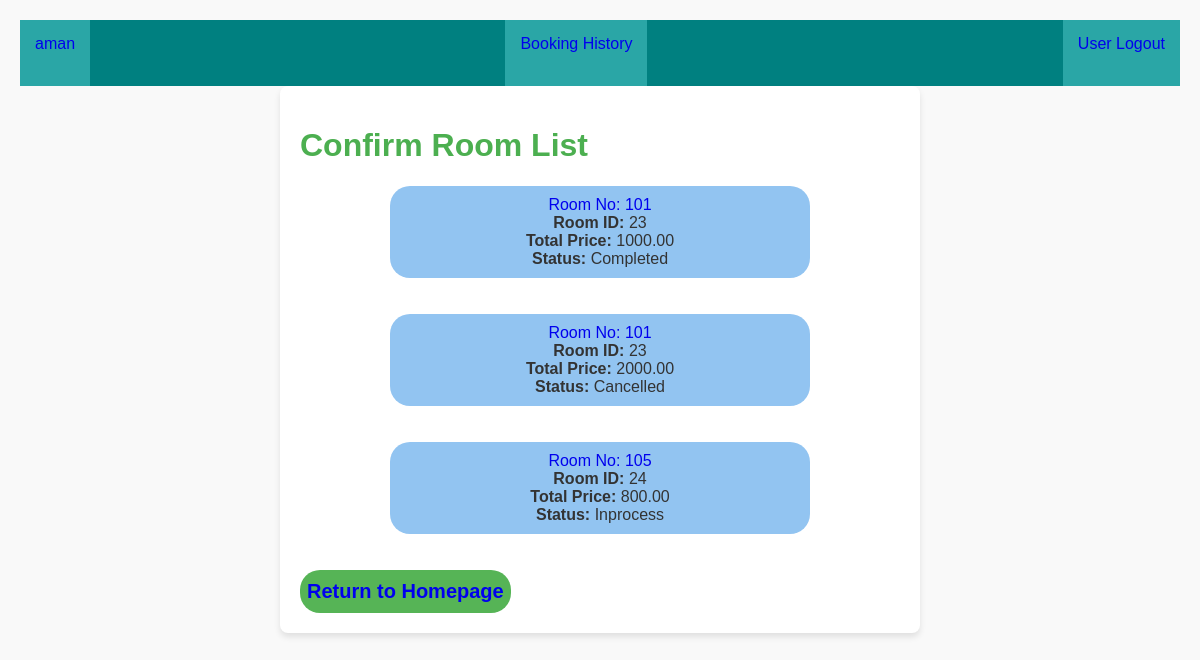
The app's page /booking_history/ (signed in) with its own data.
### app/models.py (models this page shows, shortened)
class Booking(models.Model):
    STATUS_CHOICES = [
        ('Inprocess', 'Inprocess'),
        ('Completed', 'Completed'),
        ('Cancelled', 'Cancelled'),
    ]
    status = models.CharField(max_length=20, choices=STATUS_CHOICES, default='Pending')
    Room = models.ForeignKey(Room, on_delete=models.CASCADE)
    user = models.ForeignKey(User, on_delete=models.CASCADE, null=True, blank=True)
    Booking_date = models.DateTimeField(auto_now_add=True)
    Check_in = models.DateField()
    Check_out = models.DateField()
    Total_price = models.DecimalField(max_digits=10,decimal_places=2)
    Num_of_Person = models.IntegerField(null=True)

class Room(models.Model):
    Room_no = models.CharField(max_length=10)
    Room_type = models.CharField(max_length=20)
    Room_description = models.TextField()
    Price_per_night = models.DecimalField(max_digits=10, decimal_places=2)
    Room_available = models.BooleanField(default=True)
    user = models.ForeignKey(User, on_delete=models.CASCADE)

### app/views.py (the view)
# urls.py: path('booking_history/',booking_history),
@login_required(login_url='/userlogin')
def booking_history(request):
    try:
        profile = Profile.objects.get(user=request.user)
        if profile.is_vendor:
            booking = Booking.objects.all()
    except Profile.DoesNotExist:
        return HttpResponseRedirect('/userlogin')
    return render(request, 'booking_history.html', {'booking': booking})

### Template/booking_history.html (shortened to what this page needs)
{% include 'nav.html' %}
{% load static %}
<!DOCTYPE html>
<html lang="en">
    <head>
        <link rel="stylesheet" href="{% static 'room.css'%}">
</head>
<body>
    <div class="container">
        <h1>Confirm Room List</h1>
        <div >
            {% if user.profile.is_vendor %}
                {%  for b in booking %}
                <div class="history-">
                    <a href="/detail_confirm_booking/{{b.id}}" >Room No:</strong> {{ b.Room.Room_no }} </a><br>
                    <strong>Room ID:</strong> {{ b.Room_id }} <br>
                    <strong>Total Price:</strong> {{ b.Total_price }} <br>
                    <strong>Status:</strong> {{ b.status }} <br>
                </div><br><br>
                {% endfor %}
            {% endif %}
        </div>
        <button class="button-css"><a href="/" >Return to Homepage</a></button>
    </div>
</body>
</html>

### Template/nav.html (shortened to what this page needs)
{% load static %}
<!DOCTYPE html>
<html lang="en">
<head>
</head>
<body>
    <div>
        <div style="display: flex; justify-content: space-between;background-color: teal;">
            <div style="background-color: rgb(42, 166, 166);padding: 15px;">
                {% if user.is_authenticated %}
                    <a href="/profile">
                        {{user.username}}
                    </a>
                {% else %}
                    <a href="/userlogin">
                        User Login
                    </a>
                {% endif %}
            </div>
            {% if user.profile.is_vendor %}
            <div style="background-color: rgb(42, 166, 166);padding: 15px;">
                <a href="/booking_history/">
                    Booking History
                </a>
            </div>
            {% endif %}
            <div style="background-color: rgb(42, 166, 166);padding: 15px;">
                    <a href="/userlogout/">
                        User Logout
                    </a>
                <br> <br>
            </div>
        </div>
    </div>
</body>
</html>

### app/static/room.css (style rules this page uses)
html { font-family: Arial, Helvetica, sans-serif; }
.history- { background-color: rgb(146, 196, 241); margin-left: 90px; cursor: pointer; border-radius: 20px; border-color: black; text-align: center; width: 400px; padding: 10px; }
a { text-decoration: none; }
.button-css { background-color: rgb(86, 180, 86); font-size: 20px; font-weight: bold; padding: 10px 7px; border-radius: 20px; color: white; outline: none; border: none; cursor: pointer; }

### Template/booking_history.html (style rules this page uses)
body { font-family: Arial, sans-serif; margin: 20px; background-color: #f9f9f9; color: #333; }
.container { max-width: 600px; margin: 0 auto; padding: 20px; background: #fff; border-radius: 8px; box-shadow: 0 4px 6px rgba(0, 0, 0, 0.1); }
h1 { color: #4CAF50; }

### records on screen
Booking: Room.Room_no "101", Room_id "23", Total_price "1000.00", status "Completed"
Booking: Room.Room_no "101", Room_id "23", Total_price "2000.00", status "Cancelled"
Booking: Room.Room_no "105", Room_id "24", Total_price "800.00", status "Inprocess"

### other values on screen
{{ user.username }} "aman"
